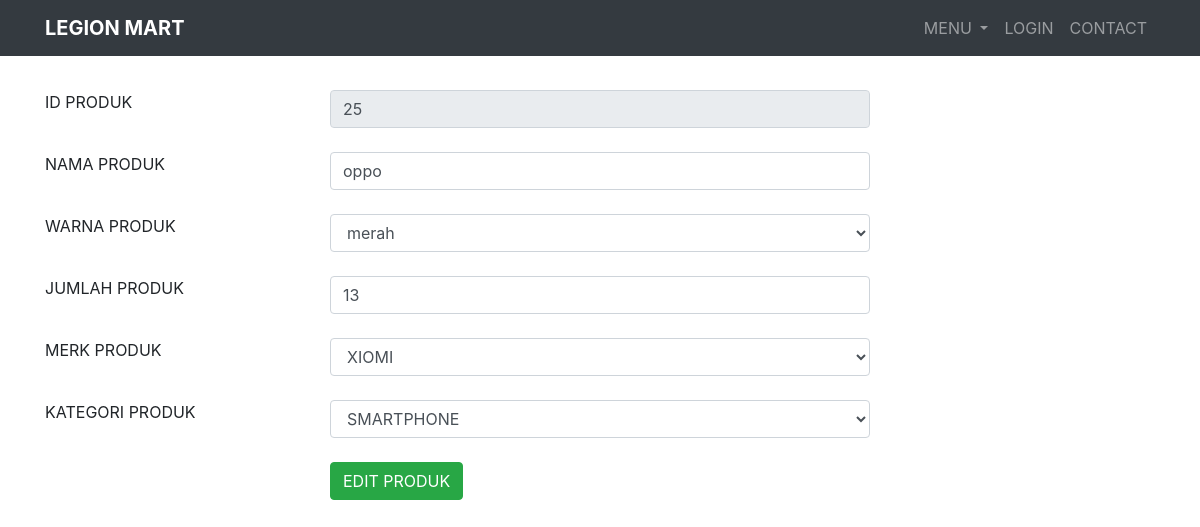
Page /edit_produk.php?id_produk=25 on the committed database.
### tables this page shows
CREATE TABLE `produk` (
  `id_produk` int(11) NOT NULL,
  `nama_produk` varchar(50) NOT NULL,
  `warna` varchar(10) NOT NULL,
  `jumlah` int(11) NOT NULL,
  `id_merk` int(11) NOT NULL,
  `id_kategori` int(11) NOT NULL
);

### edit_produk.php (the view, shortened to what this page needs)
<?php
include 'koneksi.php';
include 'header.php';
$id_produk = $_GET['id_produk'];
$query = mysqli_query ($db, "SELECT * FROM produk INNER JOIN kategori_produk ON produk.id_kategori=kategori_produk.id_kategori INNER JOIN merk ON produk.id_merk=merk.id_merk WHERE produk.id_produk = '$id_produk' ");
$produk = mysqli_fetch_all ($query, MYSQLI_ASSOC);
$warna = array ("merah", "hijau", "hitam", "putih", "silver", "ungu", "biru");
?>
<div class="container">
    <br>
    <h3>EDIT PRODUK</h3>
    <br>
    <div class="form-group">
        <form action="" method="POST">
            <div class="row">
                    <div class="col-md-3">
                        <label>ID PRODUK</label>
                    </div>
                    <div class="col-md-6">
                        <input disabled class="form-control" type="text" name="id_produk" value="<?= $produk[0]['id_produk'] ?>">
                    </div>
            </div>
            <br>
            <div class="row">
                    <div class="col-md-3">
                        <label>NAMA PRODUK</label>
                    </div>
                    <div class="col-md-6">
                        <input class="form-control" type="text" name="nama_produk" value="<?= $produk[0]['nama_produk'] ?>">
                    </div>
            </div>
            <br>
            <div class="row">
                    <div class="col-md-3">
                        <label>WARNA PRODUK</label>
                    </div>
                    <div class="col-md-6">
                        <select class="form-control" name="warna">
                            <?php foreach ($warna as $key) :?>
                                <option><?= $key?></option>
                            <?php endforeach; ?>
                        </select>
                    </div>
            </div>
            <br>
            <div class="row">
                    <div class="col-md-3">
                        <label>JUMLAH PRODUK</label>
                    </div>
                    <div class="col-md-6">
                        <input class="form-control" type="number" name="jumlah" value="<?= $produk[0]['jumlah'] ?>">
                    </div>
            </div>
            <br>
            <div class="row">
                    <div class="col-md-3">
                        <label>MERK PRODUK</label>
                    </div>
                    <div class="col-md-6">
                        <select class="form-control" name="id_merk" placeholder="merk produk">
                        <?php
                                $merk1 = $produk[0]['id_merk'];
                                $merk = mysqli_query($db, "SELECT * FROM merk");
                                foreach ($merk as $merk_list) {
                                    if($merk1 == $merk_list['id_merk']){
                                        echo '<option value="'.$merk_list['id_merk'].'" selected>'.$merk_list['nama_merk'].'</option>';
                                    }else{
                                        echo '<option value="'.$merk_list['id_merk'].'">'.$merk_list['nama_merk'].'</option>';
                                    }
                                }
                        ?>
                        </select>
                    </div>
            </div>
            <br>
            <div class="row">
                    <div class="col-md-3">
                        <label>KATEGORI PRODUK</label>
                    </div>
                    <div class="col-md-6">
                        <select class="form-control" name="id_kategori" id="" placeholder="kategori produk" >
                            <?php
                                $kategori1 = $produk[0]['id_kategori'];
                                $kategori = mysqli_query($db, "SELECT * FROM kategori_produk");
                                foreach ($kategori as $kategori_list) {
                                    if($kategori1 == $kategori_list['id_kategori']){
                                        echo '<option value="'.$kategori_list['id_kategori'].'" selected>'.$kategori_list['nama_kategori'].'</option>';
                                    }else{
                                        echo '<option value="'.$kategori_list['id_kategori'].'">'.$kategori_list['nama_kategori'].'</option>';
                                    }
                                }
                            ?>
                        </select>
                    </div>
            </div>
            <br>
            <div class="row">
                    <div class="col-md-3">
                    </div>
                    <div class="col">
                        <input class="btn btn-success" type="submit" name="submit" value="EDIT PRODUK">
                    </div>
            </div>
        </form>
    </div>
</div>

### rows in the picture
produk: id_produk "25", nama_produk "oppo", jumlah "13"

### other values in the picture
form field warna "merah"
form field id_merk "XIOMI"
form field id_kategori "SMARTPHONE"
